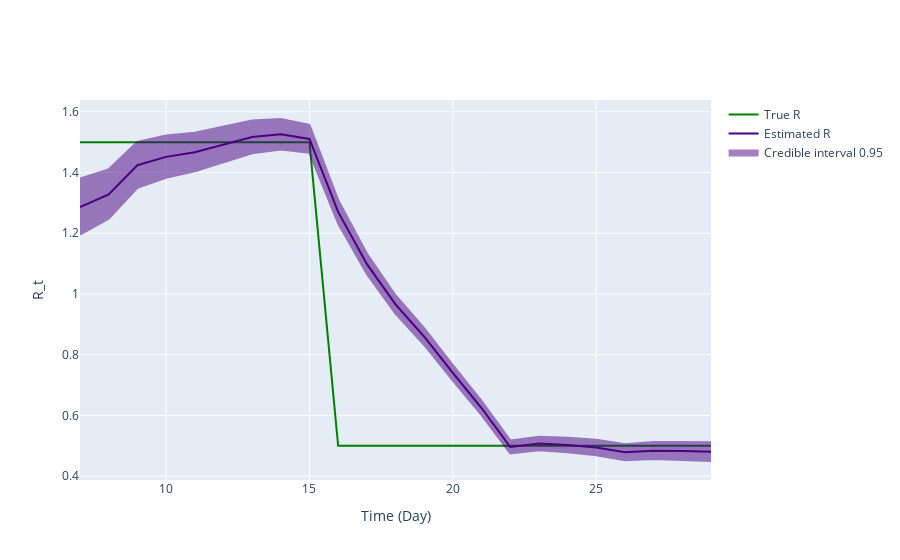

Notebook code cell kept with this figure:
### Code cell
fig = ReproductionNumberPlot()

fig.add_ground_truth_rt(ground_truth)
fig.add_interval_rt(interval)

fig.update_labels(time_label='Time (Day)', r_label='R_t')

fig.show_figure()

### Figure 1 — Plotly figure (JSON) as saved in the notebook; plotly's stock layout.template omitted (floating-point values rounded to 4 significant figures)
{"data": [{"line": {"color": "green"}, "mode": "lines", "name": "True R", "type": "scatter", "x": [7, 8, 9, 10, 11, 12, 13, 14, 15, 16, 17, 18, 19, 20, 21, 22, 23, 24, 25, 26, 27, 28, 29], "y": [1.5, 1.5, 1.5, 1.5, 1.5, 1.5, 1.5, 1.5, 1.5, 0.5, 0.5, 0.5, 0.5, 0.5, 0.5, 0.5, 0.5, 0.5, 0.5, 0.5, 0.5, 0.5, 0.5]}, {"line": {"color": "indigo"}, "mode": "lines", "name": "Estimated R", "type": "scatter", "x": [7, 8, 9, 10, 11, 12, 13, 14, 15, 16, 17, 18, 19, 20, 21, 22, 23, 24, 25, 26, 27, 28, 29], "y": [1.286, 1.328, 1.424, 1.452, 1.467, 1.491, 1.517, 1.526, 1.511, 1.27, 1.099, 0.9655, 0.8595, 0.74, 0.6244, 0.496, 0.5072, 0.5025, 0.494, 0.4786, 0.4838, 0.4827, 0.4804]}, {"fill": "toself", "fillcolor": "indigo", "line": {"color": "indigo"}, "mode": "lines", "name": "Credible interval 0.95", "opacity": 0.5, "type": "scatter", "x": [7, 8, 9, 10, 11, 12, 13, 14, 15, 16, 17, 18, 19, 20, 21, 22, 23, 24, 25, 26, 27, 28, 29, 29, 28, 27, 26, 25, 24, 23, 22, 21, 20, 19, 18, 17, 16, 15, 14, 13, 12, 11, 10, 9, 8, 7], "y": [1.38, 1.411, 1.501, 1.522, 1.531, 1.55, 1.572, 1.576, 1.557, 1.31, 1.133, 0.9958, 0.8874, 0.7657, 0.6481, 0.5176, 0.53, 0.5266, 0.5195, 0.5054, 0.5122, 0.5127, 0.5119, 0.4498, 0.4535, 0.4561, 0.4526, 0.469, 0.4789, 0.4849, 0.4748, 0.6011, 0.7148, 0.832, 0.9356, 1.066, 1.232, 1.465, 1.476, 1.463, 1.433, 1.404, 1.383, 1.349, 1.248, 1.195]}], "layout": {"hovermode": "x unified", "xaxis": {"title": {"text": "Time (Day)"}}, "yaxis": {"title": {"text": "R_t"}}}}
